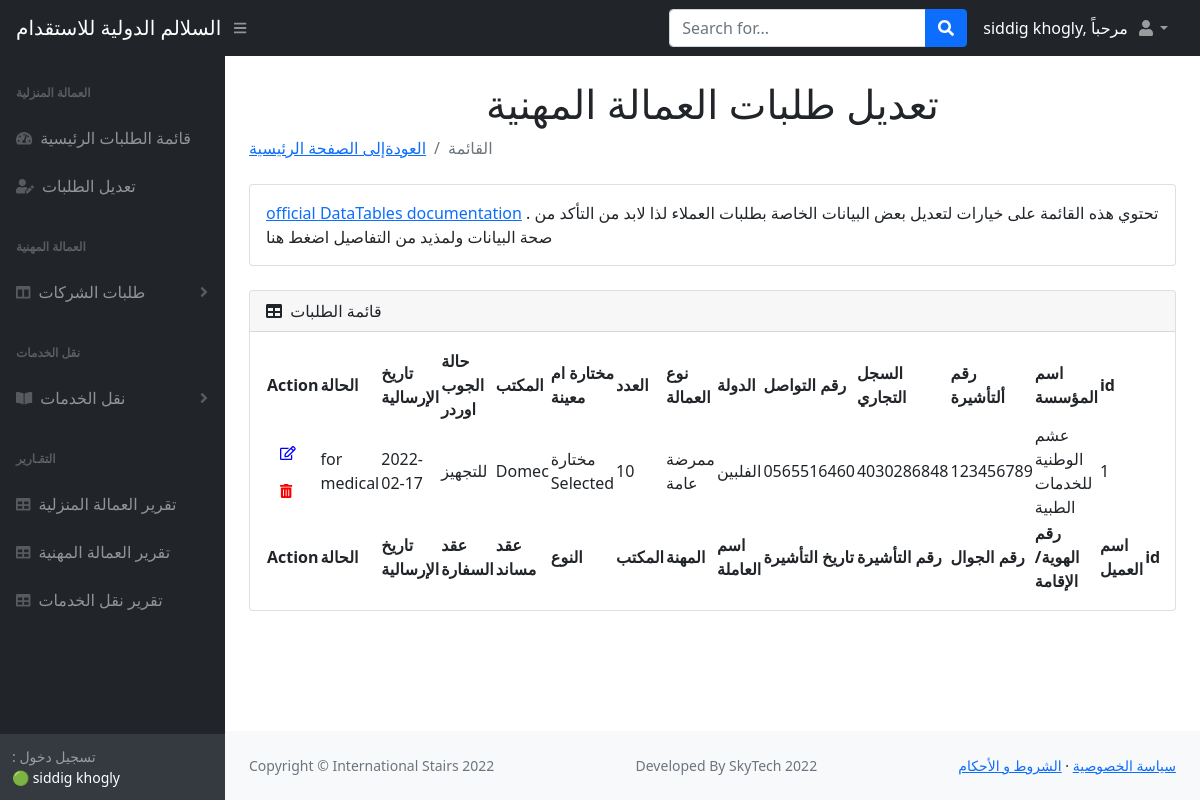
Page /skills_list (signed in) on the earlier database version.
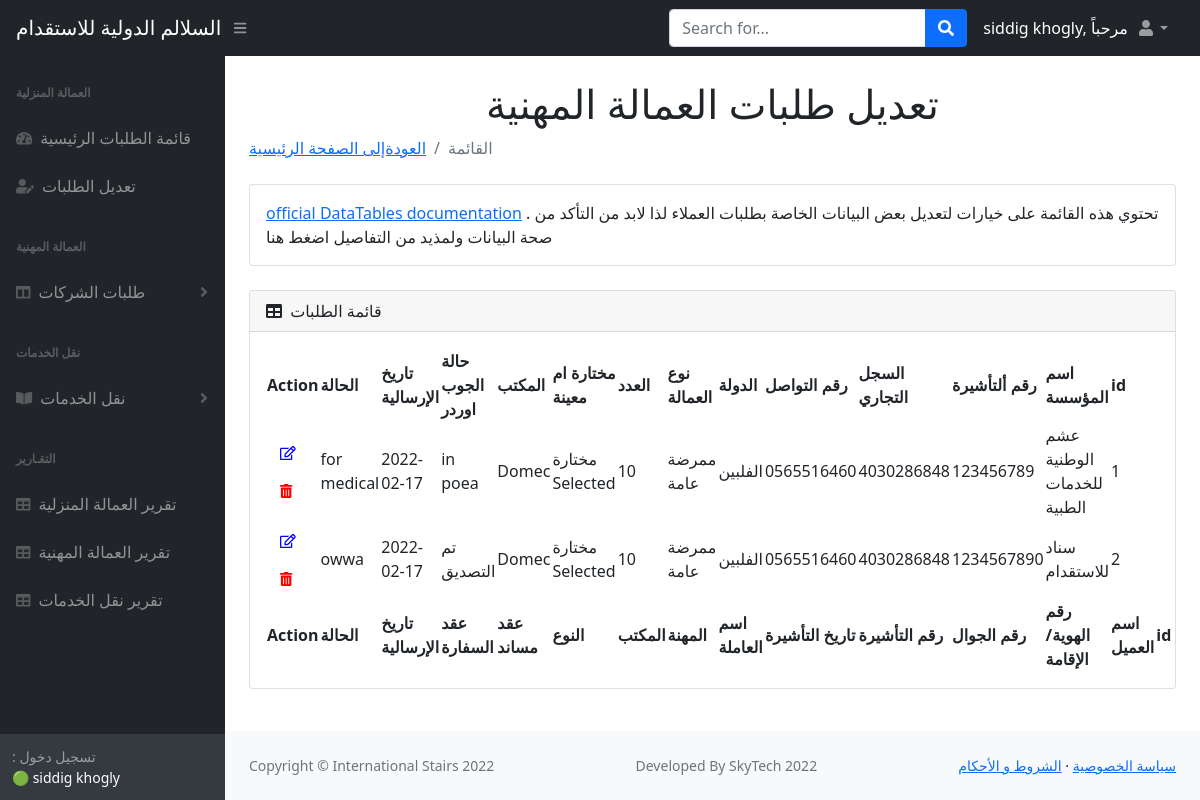
Same page on the later database version.
### main.py (models this page shows)
class Skilled(db.Model):
    __tablename__ = "skills"
    id = db.Column(db.Integer, primary_key=True)
    company_name = db.Column(db.String(250), nullable=False)
    company_visa = db.Column(db.String, nullable=False)
    cr = db.Column(db.String, nullable=False)
    contact_No = db.Column(db.String(250), nullable=False)
    country = db.Column(db.String(250), nullable=False)
    mp_request = db.Column(db.String(250), nullable=False)
    quantity = db.Column(db.String(250), nullable=False)
    selected_or_recommended = db.Column(db.String(250), nullable=False)
    agency = db.Column(db.String(250), nullable=False)
    jo_status = db.Column(db.String(250), nullable=False)
    shipment_date = db.Column(db.Date, nullable=False)
    status = db.Column(db.String(1000), nullable=False)

### main.py (the view)
@app.route("/skills_list")
def skills_list():
    added_skills = Skilled.query.all()
    return render_template("skills_list.html", skills=added_skills, name=current_user.name)

### main.py (called while the page is built)
@login_manager.user_loader
def load_user(user_id):
    return User.query.get(int(user_id))

### templates/skills_list.html (shortened to what the changed rows need)
<!DOCTYPE html>
<html lang="en">
    <head>
        <link href="https://cdn.jsdelivr.net/npm/simple-datatables@latest/dist/style.css" rel="stylesheet" />
        <link href="static/css/styles.css" rel="stylesheet" />
    </head>
    <body class="sb-nav-fixed">
        <div id="layoutSidenav">
            <div id="layoutSidenav_content">
                <main>
                    <div class="container-fluid px-4">
                        <h1 class="mt-4" style="text-align:center">تعديل طلبات العمالة المهنية</h1>
                        <div class="card mb-4">
                            <div class="card-body">
                                <table id="datatablesSimple">
                                    <thead>
                                        <tr>
                                            <th>Action</th>
                                            <th>الحالة</th>
                                            <th>تاريخ الإرسالية</th>
                                             <th>حالة الجوب اوردر</th>
                                             <th>المكتب</th>
                                            <th>مختارة ام معينة</th>
                                            <th>العدد</th>
                                            <th>نوع العمالة</th>
                                            <th>الدولة</th>
                                            <th>رقم التواصل </th>
                                            <th>السجل التجاري</th>
                                            <th>رقم ألتأشيرة</th>
                                             <th>اسم المؤسسة</th>
                                            <th>id</th>
                                        </tr>
                                    </thead>
                                    <tfoot>
                                        <tr>
                                            <th>Action</th>
                                            <th>الحالة</th>
                                            <th>تاريخ الإرسالية</th>
                                             <th>عقد السفارة</th>
                                             <th>عقد مساند</th>
                                            <th>النوع</th>
                                            <th>المكتب</th>
                                            <th>المهنة</th>
                                            <th>اسم العاملة</th>
                                            <th>تاريخ التأشيرة</th>
                                            <th>رقم التأشيرة</th>
                                            <th>رقم الجوال</th>
                                            <th>رقم الهوية/الإقامة</th>
                                             <th>اسم العميل</th>
                                            <th>id</th>
                                    </tfoot>
                                    <tbody>
                                    {% for skill in skills %}
                                        <tr>
                                            <td> <a href="{{url_for('skills_edit',id=skill.id)}}" class="btn" style="color:blue"> <i class="far fa-edit fa-sm" ></i></a>
                                                <a href="{{url_for('skills_delete',id=skill.id)}}" class="btn" style="color:red" > <i class="fas fa-trash-alt fa-sm"></i></a>
                                            <td>{{skill.status}}</td>
                                            <td>{{skill.shipment_date}}</td>
                                            <td>{{skill.jo_status}}</td>
                                            <td>{{skill.agency}}  </td>
                                            <td>{{skill.selected_or_recommended}}</td>
                                            <td>{{skill.quantity}}</td>
                                             <td>{{skill.mp_request}}</td>
                                             <td>{{skill.country}}</td>
                                             <td>{{skill.contact_No}}</td>
                                             <td>{{skill.cr}}</td>
                                            <td>{{skill.company_visa}}</td>
                                             <td>{{skill.company_name}}</td>
                                            <td>{{skill.id}}</td>
                                        </tr>
                                {%endfor%}
                                    </tbody>
                                </table>
                            </div>
                        </div>
                    </div>
                </main>
            </div>
        </div>
    </body>
</html>

Differences in the rows shown:
changed Skilled "for medical": jo_status "للتجهيز" → "in poea"
added Skilled: status "owwa", shipment_date "2022-02-17", jo_status "تم التصديق", agency "Domec", selected_or_recommended "مختارة Selected", quantity "10", mp_request "ممرضة عامة", country "الفلبين", contact_No "0565516460", cr "4030286848", company_visa "1234567890", company_name "سناد للاستقدام", id "2"
